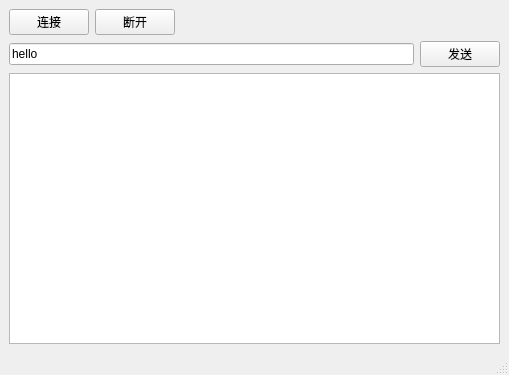
<?xml version="1.0" encoding="UTF-8"?>
<ui version="4.0">
 <class>ClientWindow</class>
 <widget class="QMainWindow" name="ClientWindow">
  <property name="geometry">
   <rect>
    <x>0</x>
    <y>0</y>
    <width>509</width>
    <height>375</height>
   </rect>
  </property>
  <property name="windowTitle">
   <string>ClientWindow</string>
  </property>
  <widget class="QWidget" name="centralwidget">
   <layout class="QVBoxLayout" name="verticalLayout">
    <item>
     <layout class="QHBoxLayout" name="horizontalLayout">
      <item>
       <widget class="QPushButton" name="btnConnect">
        <property name="text">
         <string>连接</string>
        </property>
       </widget>
      </item>
      <item>
       <widget class="QPushButton" name="btnClose">
        <property name="text">
         <string>断开</string>
        </property>
       </widget>
      </item>
      <item>
       <spacer name="horizontalSpacer">
        <property name="orientation">
         <enum>Qt::Horizontal</enum>
        </property>
        <property name="sizeHint" stdset="0">
         <size>
          <width>40</width>
          <height>20</height>
         </size>
        </property>
       </spacer>
      </item>
     </layout>
    </item>
    <item>
     <layout class="QHBoxLayout" name="horizontalLayout_2">
      <item>
       <widget class="QLineEdit" name="editSend">
        <property name="text">
         <string>hello</string>
        </property>
       </widget>
      </item>
      <item>
       <widget class="QPushButton" name="btnSend">
        <property name="text">
         <string>发送</string>
        </property>
       </widget>
      </item>
     </layout>
    </item>
    <item>
     <widget class="QTextEdit" name="editRecv"/>
    </item>
   </layout>
  </widget>
  <widget class="QMenuBar" name="menubar">
   <property name="geometry">
    <rect>
     <x>0</x>
     <y>0</y>
     <width>509</width>
     <height>23</height>
    </rect>
   </property>
  </widget>
  <widget class="QStatusBar" name="statusbar"/>
 </widget>
 <resources/>
 <connections/>
</ui>
